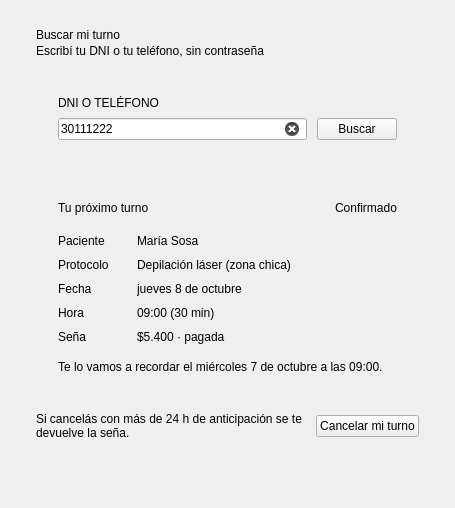
      <widget class="QWidget" name="pagMiTurno">
       <layout class="QVBoxLayout" name="layoutMiTurno">
        <property name="spacing">
         <number>18</number>
        </property>
        <property name="leftMargin">
         <number>36</number>
        </property>
        <property name="topMargin">
         <number>28</number>
        </property>
        <property name="rightMargin">
         <number>36</number>
        </property>
        <property name="bottomMargin">
         <number>28</number>
        </property>
        <item>
         <layout class="QVBoxLayout" name="layoutCabeceraMiTurno">
          <property name="spacing">
           <number>2</number>
          </property>
          <item>
           <widget class="QLabel" name="lblTituloMiTurno">
            <property name="text">
             <string>Buscar mi turno</string>
            </property>
            <property name="rol" stdset="0">
             <string notr="true">titulo</string>
            </property>
           </widget>
          </item>
          <item>
           <widget class="QLabel" name="lblSubMiTurno">
            <property name="text">
             <string>Escribí tu DNI o tu teléfono, sin contraseña</string>
            </property>
            <property name="wordWrap">
             <bool>true</bool>
            </property>
            <property name="rol" stdset="0">
             <string notr="true">subtitulo</string>
            </property>
           </widget>
          </item>
         </layout>
        </item>
        <item>
         <widget class="QFrame" name="tarjetaBuscarTurno">
          <property name="tarjeta" stdset="0">
           <bool>true</bool>
          </property>
          <layout class="QVBoxLayout" name="layoutBuscarTurno">
           <property name="spacing">
            <number>8</number>
           </property>
           <property name="leftMargin">
            <number>22</number>
           </property>
           <property name="topMargin">
            <number>20</number>
           </property>
           <property name="rightMargin">
            <number>22</number>
           </property>
           <property name="bottomMargin">
            <number>20</number>
           </property>
           <item>
            <widget class="QLabel" name="lblBuscarTurno">
             <property name="text">
              <string>DNI O TELÉFONO</string>
             </property>
             <property name="rol" stdset="0">
              <string notr="true">campo</string>
             </property>
            </widget>
           </item>
           <item>
            <layout class="QHBoxLayout" name="layoutBuscarTurnoFila">
             <property name="spacing">
              <number>10</number>
             </property>
             <item>
              <widget class="QLineEdit" name="editBuscarTurno">
               <property name="text">
                <string>30111222</string>
               </property>
               <property name="placeholderText">
                <string>Solo números</string>
               </property>
               <property name="clearButtonEnabled">
                <bool>true</bool>
               </property>
              </widget>
             </item>
             <item>
              <widget class="QPushButton" name="btnBuscarTurno">
               <property name="text">
                <string>Buscar</string>
               </property>
               <property name="primario" stdset="0">
                <bool>true</bool>
               </property>
               <property name="cursor">
                <cursorShape>PointingHandCursor</cursorShape>
               </property>
              </widget>
             </item>
            </layout>
           </item>
          </layout>
         </widget>
        </item>
        <item>
         <widget class="QFrame" name="tarjetaMiTurno">
          <property name="tarjeta" stdset="0">
           <bool>true</bool>
          </property>
          <layout class="QVBoxLayout" name="layoutTarjetaMiTurno">
           <property name="spacing">
            <number>16</number>
           </property>
           <property name="leftMargin">
            <number>22</number>
           </property>
           <property name="topMargin">
            <number>20</number>
           </property>
           <property name="rightMargin">
            <number>22</number>
           </property>
           <property name="bottomMargin">
            <number>20</number>
           </property>
           <item>
            <layout class="QHBoxLayout" name="layoutMiTurnoTitulo">
             <item>
              <widget class="QLabel" name="lblMiTurno">
               <property name="text">
                <string>Tu próximo turno</string>
               </property>
               <property name="rol" stdset="0">
                <string notr="true">seccion</string>
               </property>
              </widget>
             </item>
             <item>
              <spacer name="espacioMiTurnoTitulo">
               <property name="orientation">
                <enum>Qt::Horizontal</enum>
               </property>
               <property name="sizeHint" stdset="0">
                <size>
                 <width>40</width>
                 <height>20</height>
                </size>
               </property>
              </spacer>
             </item>
             <item>
              <widget class="QLabel" name="lblEstadoTurno">
               <property name="text">
                <string>Confirmado</string>
               </property>
               <property name="maximumSize">
                <size>
                 <width>16777215</width>
                 <height>30</height>
                </size>
               </property>
               <property name="etiqueta" stdset="0">
                <string notr="true">ok</string>
               </property>
              </widget>
             </item>
            </layout>
           </item>
           <item>
            <layout class="QFormLayout" name="layoutDatosTurno">
             <property name="horizontalSpacing">
              <number>28</number>
             </property>
             <property name="verticalSpacing">
              <number>10</number>
             </property>
             <item row="0" column="0">
              <widget class="QLabel" name="lblKTurnoPaciente">
               <property name="text">
                <string>Paciente</string>
               </property>
               <property name="rol" stdset="0">
                <string notr="true">subtitulo</string>
               </property>
              </widget>
             </item>
             <item row="0" column="1">
              <widget class="QLabel" name="lblResTurnoPaciente">
               <property name="text">
                <string>María Sosa</string>
               </property>
               <property name="rol" stdset="0">
                <string notr="true">valor</string>
               </property>
               <property name="wordWrap">
                <bool>true</bool>
               </property>
              </widget>
             </item>
             <item row="1" column="0">
              <widget class="QLabel" name="lblKTurnoProtocolo">
               <property name="text">
                <string>Protocolo</string>
               </property>
               <property name="rol" stdset="0">
                <string notr="true">subtitulo</string>
               </property>
              </widget>
             </item>
             <item row="1" column="1">
              <widget class="QLabel" name="lblResTurnoProtocolo">
               <property name="text">
                <string>Depilación láser (zona chica)</string>
               </property>
               <property name="rol" stdset="0">
                <string notr="true">valor</string>
               </property>
               <property name="wordWrap">
                <bool>true</bool>
               </property>
              </widget>
             </item>
             <item row="2" column="0">
              <widget class="QLabel" name="lblKTurnoFecha">
               <property name="text">
                <string>Fecha</string>
               </property>
               <property name="rol" stdset="0">
                <string notr="true">subtitulo</string>
               </property>
              </widget>
             </item>
             <item row="2" column="1">
              <widget class="QLabel" name="lblResTurnoFecha">
               <property name="text">
                <string>jueves 8 de octubre</string>
               </property>
               <property name="rol" stdset="0">
                <string notr="true">valor</string>
               </property>
               <property name="wordWrap">
                <bool>true</bool>
               </property>
              </widget>
             </item>
             <item row="3" column="0">
              <widget class="QLabel" name="lblKTurnoHora">
               <property name="text">
                <string>Hora</string>
               </property>
               <property name="rol" stdset="0">
                <string notr="true">subtitulo</string>
               </property>
              </widget>
             </item>
             <item row="3" column="1">
              <widget class="QLabel" name="lblResTurnoHora">
               <property name="text">
                <string>09:00 (30 min)</string>
               </property>
               <property name="rol" stdset="0">
                <string notr="true">valor</string>
               </property>
               <property name="wordWrap">
                <bool>true</bool>
               </property>
              </widget>
             </item>
             <item row="4" column="0">
              <widget class="QLabel" name="lblKTurnoSena">
               <property name="text">
                <string>Seña</string>
               </property>
               <property name="rol" stdset="0">
                <string notr="true">subtitulo</string>
               </property>
              </widget>
             </item>
             <item row="4" column="1">
              <widget class="QLabel" name="lblResTurnoSena">
               <property name="text">
                <string>$5.400 · pagada</string>
               </property>
               <property name="rol" stdset="0">
                <string notr="true">valor</string>
               </property>
               <property name="wordWrap">
                <bool>true</bool>
               </property>
              </widget>
             </item>
            </layout>
           </item>
           <item>
            <widget class="QLabel" name="lblRecordatorio">
             <property name="text">
              <string>Te lo vamos a recordar el miércoles 7 de octubre a las 09:00.</string>
             </property>
             <property name="wordWrap">
              <bool>true</bool>
             </property>
            </widget>
           </item>
          </layout>
         </widget>
        </item>
        <item>
         <layout class="QHBoxLayout" name="layoutCancelar" stretch="1,0">
          <property name="spacing">
           <number>14</number>
          </property>
          <item>
           <widget class="QLabel" name="lblNotaCancelar">
            <property name="text">
             <string>Si cancelás con más de 24 h de anticipación se te devuelve la seña.</string>
            </property>
            <property name="wordWrap">
             <bool>true</bool>
            </property>
            <property name="rol" stdset="0">
             <string notr="true">nota</string>
            </property>
           </widget>
          </item>
          <item>
           <widget class="QPushButton" name="btnCancelarMiTurno">
            <property name="text">
             <string>Cancelar mi turno</string>
            </property>
            <property name="peligro" stdset="0">
             <bool>true</bool>
            </property>
            <property name="cursor">
             <cursorShape>PointingHandCursor</cursorShape>
            </property>
           </widget>
          </item>
         </layout>
        </item>
        <item>
         <spacer name="espacioMiTurno">
          <property name="orientation">
           <enum>Qt::Vertical</enum>
          </property>
          <property name="sizeHint" stdset="0">
           <size>
            <width>20</width>
            <height>40</height>
           </size>
          </property>
         </spacer>
        </item>
       </layout>
      </widget>
